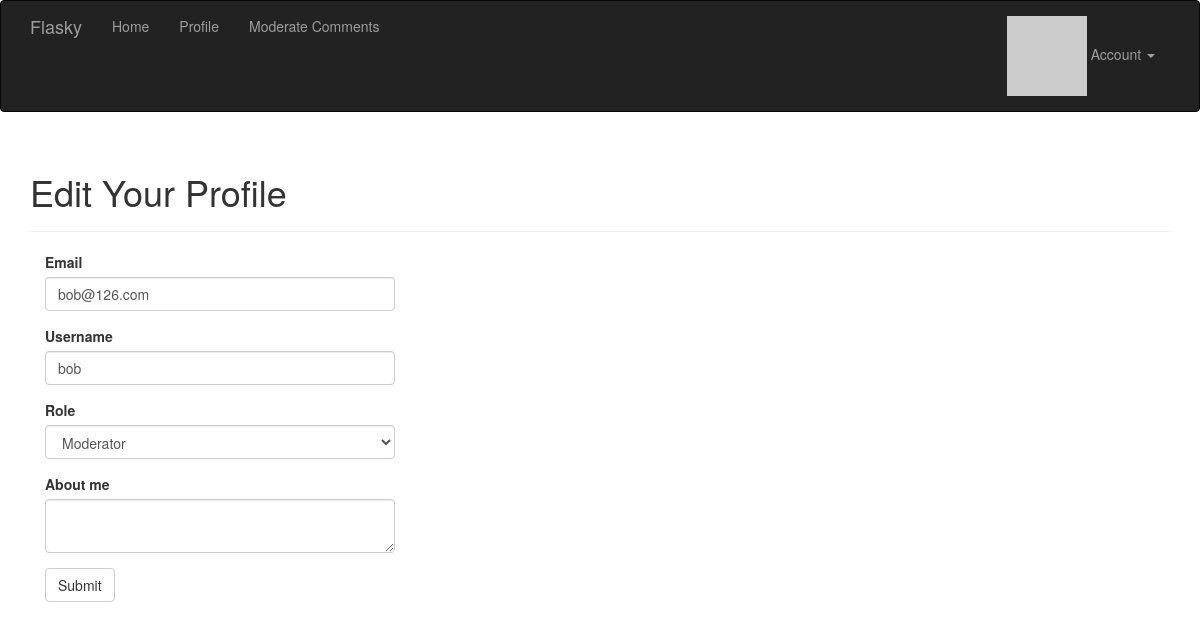
The page /edit-profile/2 (signed in) on the database its author committed.
### app/models.py (models this page shows, shortened)
class User(UserMixin, db.Model):
    __tablename__ = 'users'
    id = db.Column(db.Integer, primary_key=True)
    email = db.Column(db.String(64), unique=True, index=True)
    username = db.Column(db.String(64), unique=True, index=True)
    role_id = db.Column(db.Integer, db.ForeignKey('roles.id'))
    password_hash = db.Column(db.String(128))
    about_me = db.Column(db.Text())
    member_since = db.Column(db.DateTime(), default=datetime.utcnow)
    last_seen = db.Column(db.DateTime(), default=datetime.utcnow)
    avatar_hash = db.Column(db.String(32))
    posts = db.relationship('Post', backref='author', lazy='dynamic')
    comments = db.relationship('Comment', backref='author', lazy='dynamic')
    @property
    def password(self):
        raise AttributeError('password is not a readable attribute')
    def can(self, permissions):
        return self.role is not None and (self.role.permissions & permissions) == permissions
    def ping(self):
        self.last_seen = datetime.utcnow()
        db.session.add(self)
    def gravatar(self, size=100, default='identicon', rating='g'):
        if request.is_secure:
            url = 'https://secure.gravatar.com/avatar'
        else:
            url = 'http://www.gravatar.com/avatar'
        hash = self.avatar_hash or hashlib.md5(self.email.encode('utf-8')).hexdigest()
        return '{url}/{hash}?s={size}%d={default}$r={rating}'.format(
            url=url, hash=hash, size=size, default=default, rating=rating)

### app/main/views.py (the view, shortened to what this page needs)
@main.route('/edit-profile/<int:id>', methods=['GET', 'POST'])
@login_required
@admin_required
def edit_profile_admin(id):
    user = User.query.get_or_404(id)
    form = EditProfileAdminForm(user=user)
    form.email.data = user.email
    form.username.data = user.username
    form.role.data = user.role_id
    form.about_me.data = user.about_me
    return render_template('edit_profile.html', form=form, user=user)

### app/main/forms.py (shortened to what this page needs)
class EditProfileAdminForm(Form):
    email = StringField('Email', validators=[InputRequired(), Length(1, 64), Email()])
    username = StringField('Username', validators=[InputRequired(), Length(1, 64), Regexp('^[A-Za-z][A-Za-z0-9_.]*$',
                                                                                          0, 'Usernames must have only letters,'
                                                                                             'numbers, dots or underscores')])
    role = SelectField('Role', coerce=int)
    about_me = TextAreaField('About me')
    submit = SubmitField('Submit')
    def __init__(self, user, *args, **kwargs):
        super(EditProfileAdminForm, self).__init__(*args, **kwargs)
        self.role.choices = [(role.id, role.name) for role in Role.query.order_by(Role.name).all()]
        self.user = user

### app/auth/views.py (called while the page is built)
@auth.before_app_request
def before_request():
    if current_user.is_authenticated:
        current_user.ping()

### app/main/__init__.py (called while the page is built)
@main.app_context_processor
def inject_permissions():
    return dict(Permission=Permission)

### app/models.py (called while the page is built)
@login_manager.user_loader
def load_user(user_id):
    return User.query.get(int(user_id))

### app/templates/edit_profile.html (shortened to what this page needs)
{% extends "base.html" %}
{% import "bootstrap/wtf.html" as wtf %}
{% block page_content %}
<div class="page-header">
    <h1>Edit Your Profile</h1>
</div>
<div class="col-md-4">
    {{ wtf.quick_form(form) }}
</div>
{% endblock %}

### rows shown on the page
User: email "bob@126.com", username "bob", role "Moderator"
